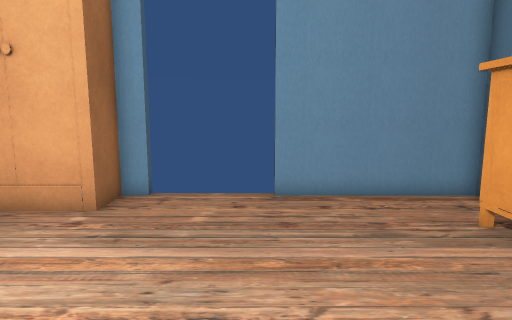
View 1 (above)

15 first-person views from a walk through a scene from a Unity 3-D project. The camera is 1.3 m above the floor, tilts 8° down and sees 75° across. The floor is counted in squares, 0.5 m on a side. Each view is taken from the middle of a square. On the plan, view 1 faces up. The plan holds only what a view shows up to about 20 squares ahead; the rest is blank. Some animated figures are left out.

View 2
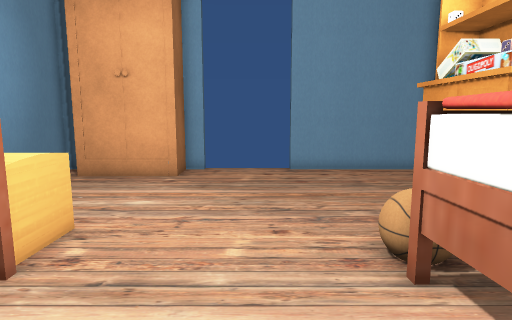

View 3
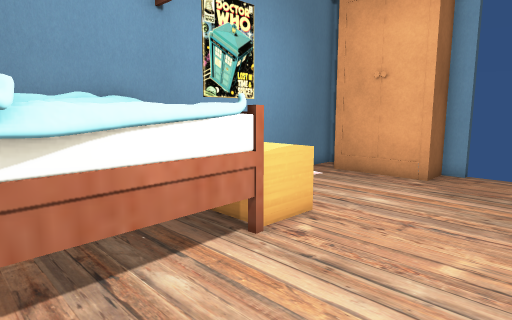

View 4
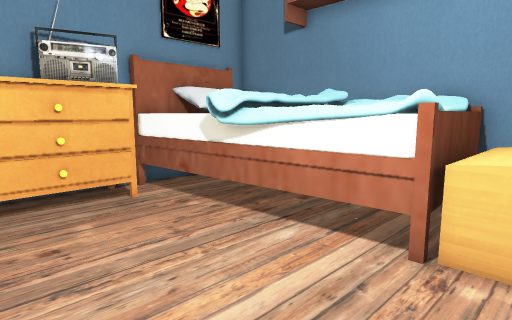

View 5
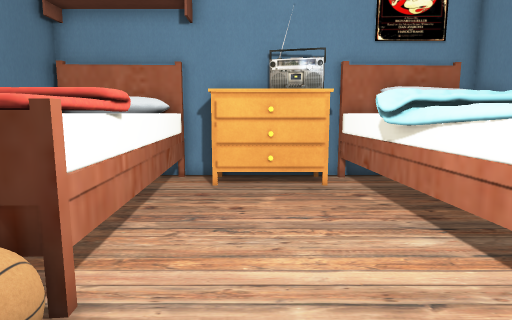

View 6
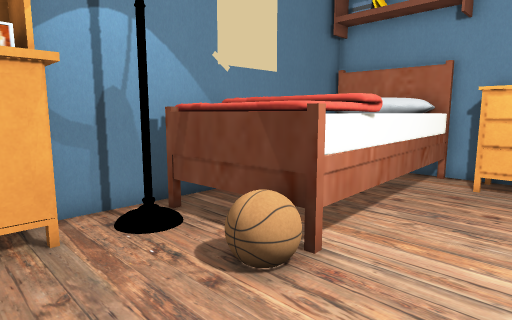

View 7
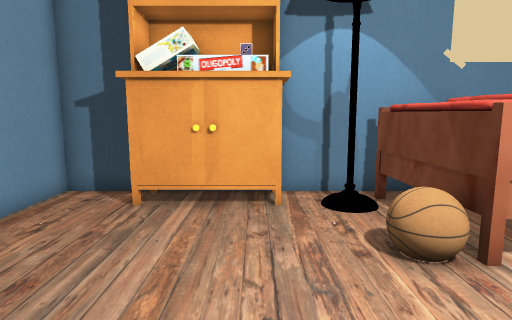

View 8
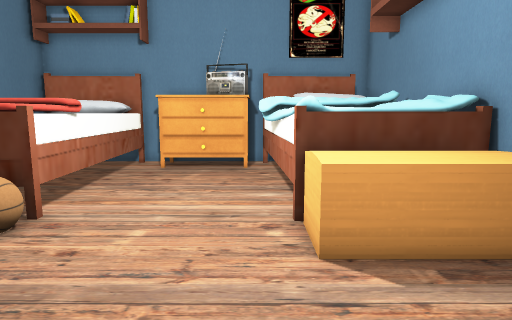

View 9
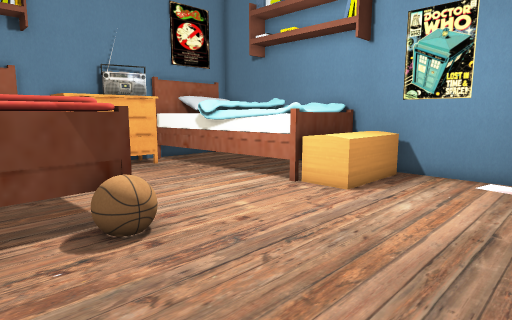

View 10
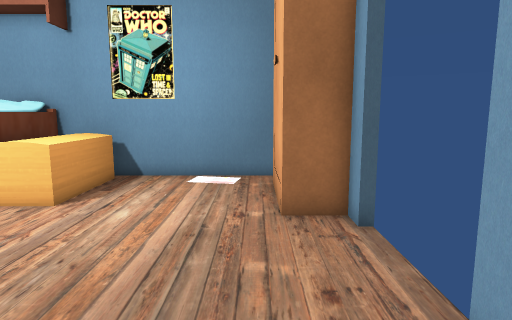

View 11
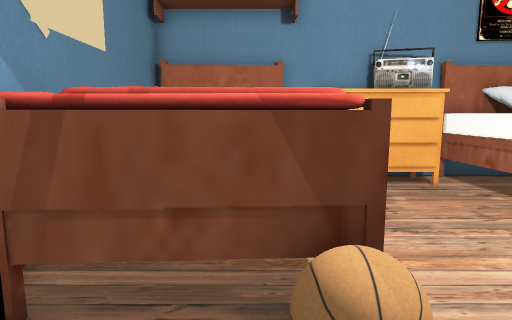

View 12
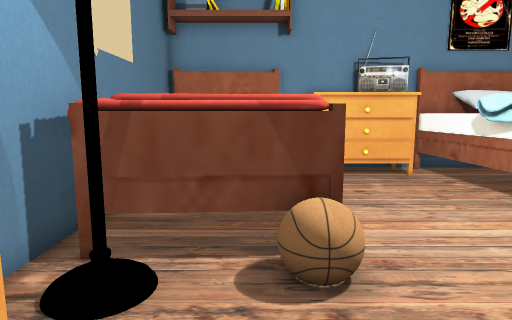

View 13
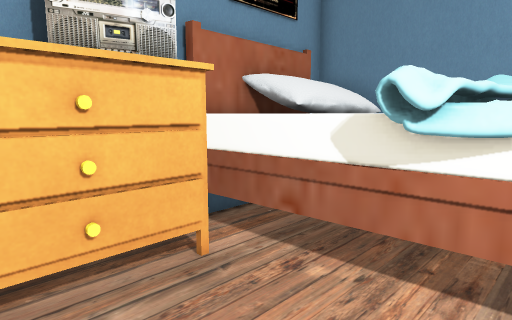

View 14
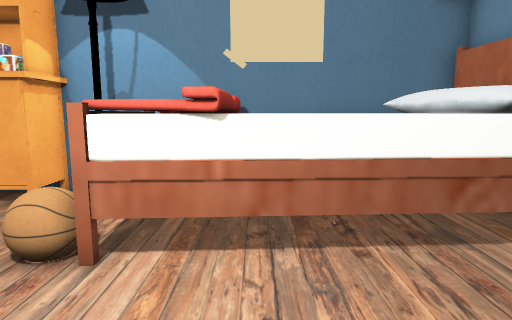

View 15
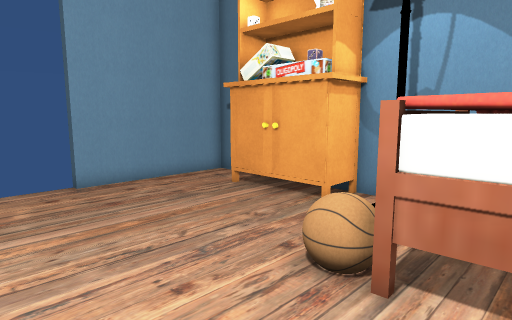

### Floor plan
Key: @ floor where view 1 was taken; # wall or solid block; . main floor; : floor 0.25 m higher than the main floor; = window, fence, low wall or low ledge; O other object.
Columns run from 10 left of view 1 to 7 right of it. Each row starts with its distance up from view 1.
 11       #    #
 10 ##    #....#######
  9 # OOOOO..........#
  8 #................#
  7 #..............OOO
  6 #..............OOO
  5 #..............OOO
  4 #..............OOO
  3 #..............OO#
  2 #OOOOO...........#
  1 #OOOOO.....#=#.:.#
  0 #OOOOO....@OOOOOO#
 -1 #OO  O.....OOOOOO#
 -2 #OO OO.....OOOOOO#
 -3 #OO  O......O O O#
 -4 #OOOOOO.....OOO  #
 -5 #OOOOOO.....O O  #
 -6 #    O......O O  #
 -7 # OO O......OOO#O#
 -8 #####OOOOOOO##   #
 -9 ####OOO    OO##OO#
-10  ######    ####

Where each view was taken, in squares from view 1:
view 1: 0 up, 0 right, facing up
view 2: 5 down, 1 left, facing up
view 3: 5 down, 0 right, facing up-left
view 4: 2 up, 1 right, facing down-left
view 5: 4 up, 1 left, facing down
view 6: 5 up, 2 left, facing down-right
view 7: 4 up, 4 left, facing right
view 8: 8 up, 4 left, facing down
view 9: 8 up, 5 right, facing down-left
view 10: 8 up, 4 right, facing left
view 11: 4 up, 3 right, facing down
view 12: 6 up, 3 right, facing down
view 13: 3 down, 0 right, facing down-left
view 14: 3 down, 4 left, facing right
view 15: 2 down, 3 left, facing up-right
